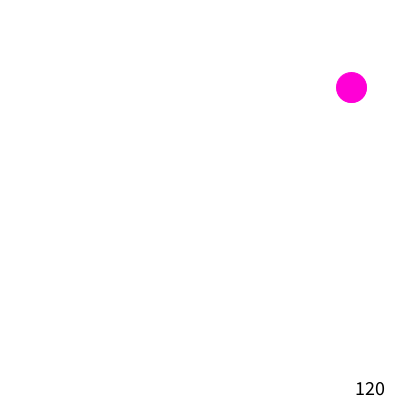
Frame 1 (no input)
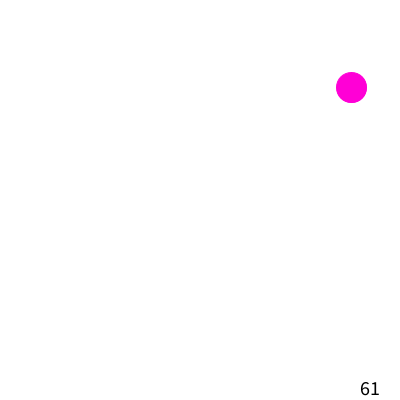
Frame 60 (the mouse pressed at the canvas centre just before this capture)
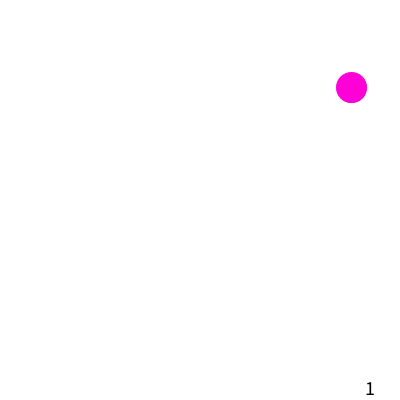
Frame 120 (the mouse held since frame 60 and released just before this capture)

The Processing sketch that drew these frames (run headless with seeded random() and noise(); from frame 60 on, the mouse is pressed at the canvas centre):

// Processing sketch: sketch_140613_16
// ── sketch_140613_16.pde
float xRect,yRect;
float wRect,hRect;
float xE,yE,rE;
color cRect;
boolean flag,game;
int count,score;

void setupRect(){
  wRect = random(20,60);
  hRect = random(20,60);
  xRect = random(width-wRect);
  yRect = random(height-hRect);
  cRect = color(random(360),99,99);
  flag = true;
}

void setupEllipse(){
  rE = random(20,60);
  xE = random(width-rE);
  yE = random(height-rE);
  cRect = color(random(360),99,99);
  flag = false;
}

void setupgraph(){
  count = 0;
  int t = int(random(0,2));
  if(t == 0){
    setupRect();
  }else{
    setupEllipse();
  }
}

void drawgraph(){
 if(flag){
    stroke(cRect);
    fill(cRect);
    rect(xRect,yRect,wRect,hRect);
 }else{
    stroke(cRect);
    fill(cRect);
    ellipse(xE,yE,rE,rE);
 }
}

void setup(){
  score = 0;
  size(400,400);
  colorMode(HSB,359,99,99);
  int t = int(random(0,2));
  game = true;
  if(t == 0){
    setupRect();
  }else{
    setupEllipse();
  }
}

void draw(){
  background(0,0,99);
  if(game){
    textAlign(CENTER);
    textSize(20);
    drawgraph();
    fill(0);
    text(120-count,width-30,height-5);
    
    count++;
    if(count >= 120) {
      setupgraph();
    } 
  }else{
    fill(0);
    textAlign(CENTER);
    text("END    " + "Score : "+ score, width/2,height/2);
  }
}

boolean between( float x, float a, float b){
  if( x >= a && x <= b ){
    return true;
  }else{
    return false;
  }
}

boolean inRect(float x,float y,
  float rx,float ry,float w,float h){
  if(between(x,rx,rx+w) && between(y, ry ,ry+h)){
    return true;
  }else{
    return false;
  }
}

boolean inEllipse(){
  if((mouseX-xE)*(mouseX-xE)+(mouseY-yE)*(mouseY-yE) < rE*rE){
    return true;
  }else{
    return false;
  }
}

void mouseClicked(){
  if(inRect(mouseX,mouseY,xRect,yRect,wRect,hRect)){
    setupgraph();
    score++;
  }
  if(inEllipse()){
    setupgraph();
    score++;
  }
}
